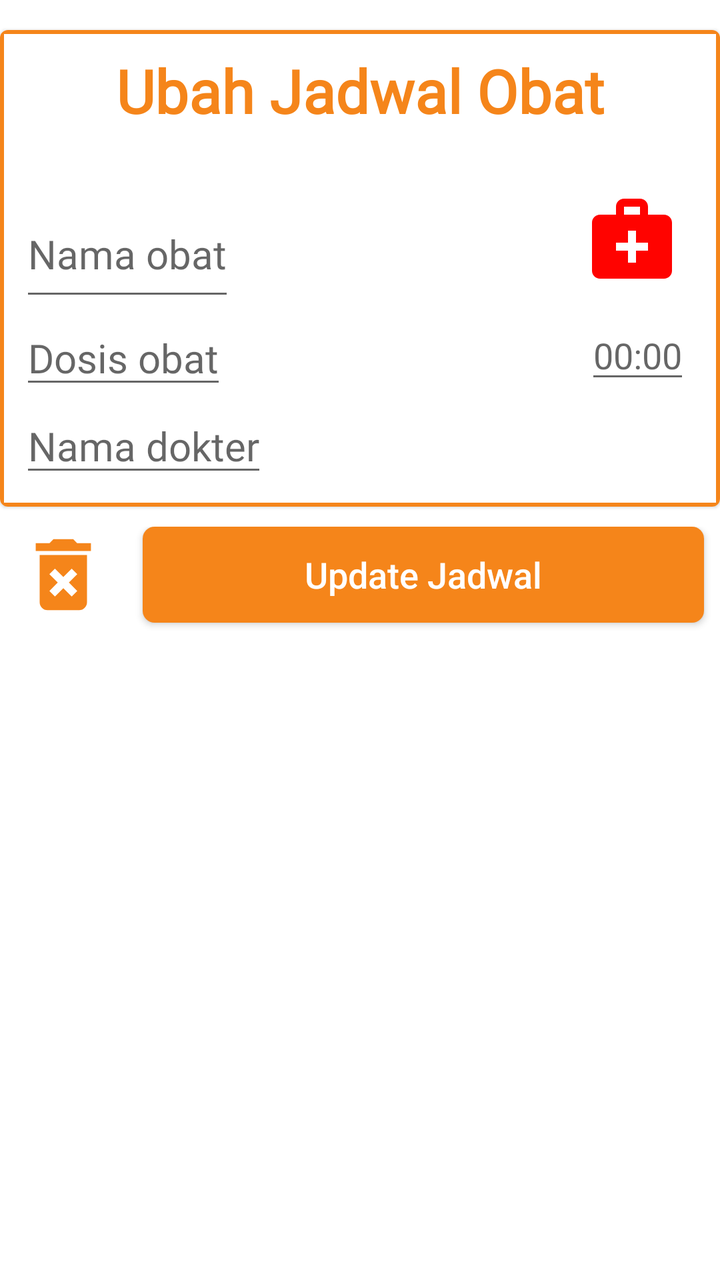
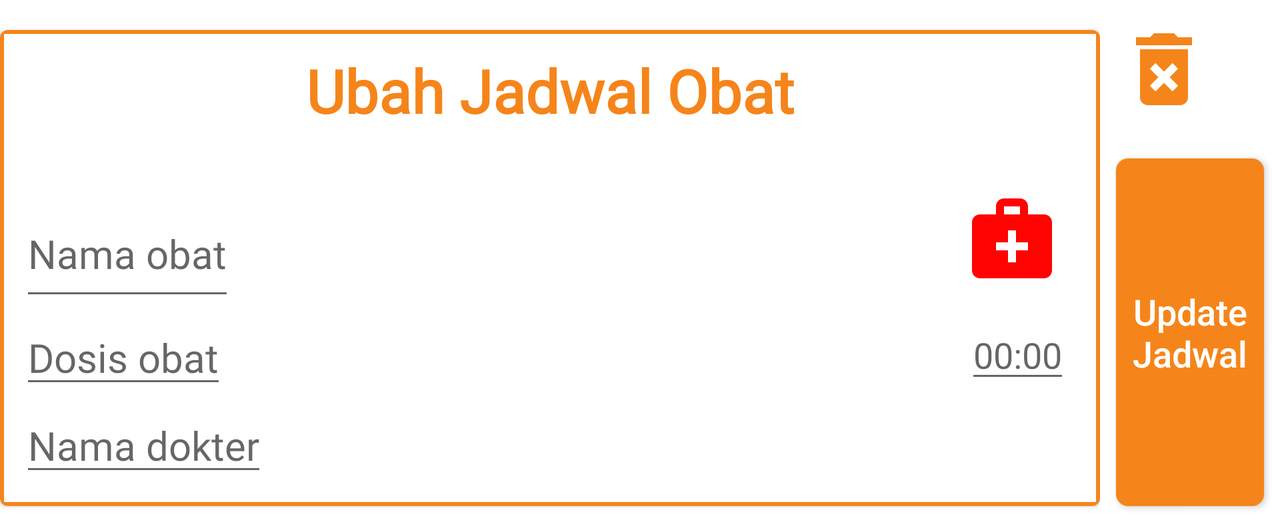

Compare how this app lays out the same screen by default and in its alternative resource folder. The renders come first, then the two layout files and the values they reference.
<!-- AndroidManifest.xml: application theme Theme.Strocare -->
<!-- res/layout/update_schedule_fragment.xml -->
<?xml version="1.0" encoding="utf-8"?>
<layout xmlns:android="http://schemas.android.com/apk/res/android"
    xmlns:app="http://schemas.android.com/apk/res-auto">

    <LinearLayout
        android:id="@+id/update_schedule_linearlayout"
        android:layout_width="match_parent"
        android:layout_height="match_parent"
        android:orientation="vertical">

        <com.google.android.material.card.MaterialCardView
            android:layout_width="match_parent"
            android:layout_height="wrap_content"
            android:layout_marginTop="15dp"
            android:layout_marginBottom="10dp"
            app:layout_constraintTop_toBottomOf="parent">

            <LinearLayout
                android:layout_width="match_parent"
                android:layout_height="wrap_content"
                android:background="@drawable/shape_card_schedule"
                android:orientation="vertical">

                <TextView
                    android:id="@+id/update_tambah_jadwal"
                    android:layout_width="match_parent"
                    android:layout_height="wrap_content"
                    android:layout_margin="10dp"
                    android:fontFamily="@font/montserrat_regular"
                    android:gravity="center"
                    android:text="@string/label_update_jadwal"
                    android:textColor="@color/accent_color"
                    android:textSize="30sp"
                    android:textStyle="bold"
                    app:layout_constraintEnd_toEndOf="parent"
                    app:layout_constraintHorizontal_bias="0.5"
                    app:layout_constraintStart_toStartOf="parent"
                    app:layout_constraintTop_toTopOf="parent" />

                <LinearLayout
                    android:layout_width="match_parent"
                    android:layout_height="70dp"
                    android:layout_marginStart="10dp"
                    android:layout_marginTop="10dp"
                    android:layout_marginEnd="10dp"
                    android:orientation="horizontal">


                    <EditText
                        android:id="@+id/update_nama_obat_field_scheduler"
                        android:layout_width="wrap_content"
                        android:layout_height="match_parent"
                        android:layout_marginTop="10dp"
                        android:fontFamily="@font/montserrat_regular"
                        android:hint="@string/nama_obat_hint"
                        android:textSize="20sp" />

                    <RelativeLayout
                        android:layout_width="match_parent"
                        android:layout_height="match_parent">

                        <ImageView
                            android:layout_width="wrap_content"
                            android:layout_height="wrap_content"
                            android:layout_alignParentEnd="true"
                            android:layout_margin="10dp"
                            android:src="@drawable/ic_medical" />

                    </RelativeLayout>

                </LinearLayout>

                <LinearLayout
                    android:layout_width="match_parent"
                    android:layout_height="match_parent"
                    android:orientation="horizontal">

                    <LinearLayout
                        android:layout_width="wrap_content"
                        android:layout_height="wrap_content"
                        android:layout_marginStart="10dp"
                        android:layout_marginEnd="10dp"
                        android:layout_marginBottom="10dp"
                        android:orientation="vertical">

                        <EditText
                            android:id="@+id/update_dosis_obat_field_scheduler"
                            android:layout_width="wrap_content"
                            android:layout_height="match_parent"
                            android:fontFamily="@font/montserrat_regular"
                            android:hint="@string/dosis_obat_hint"
                            android:textSize="20sp" />

                        <EditText
                            android:id="@+id/update_nama_dokter_field_scheduler"
                            android:layout_width="wrap_content"
                            android:layout_height="match_parent"
                            android:fontFamily="@font/montserrat_regular"
                            android:hint="@string/nama_dokter_hint"
                            android:textSize="20sp" />

                    </LinearLayout>

                    <LinearLayout
                        android:layout_width="match_parent"
                        android:layout_height="match_parent"
                        android:gravity="end"
                        android:orientation="horizontal">

                        <ImageView
                            android:layout_width="wrap_content"
                            android:layout_height="wrap_content"
                            android:layout_alignStart="@id/update_waktu_obat_field_scheduler"
                            android:layout_marginTop="10dp"
                            android:layout_marginEnd="10dp"
                            android:layout_toStartOf="@+id/tv_time_schedule"
                            android:src="@drawable/ic_time_schedule" />

                        <EditText
                            android:id="@+id/update_waktu_obat_field_scheduler"
                            android:layout_width="wrap_content"
                            android:layout_height="wrap_content"
                            android:layout_alignParentEnd="true"
                            android:layout_marginEnd="15dp"
                            android:hint="@string/waktu_placeholder"
                            android:inputType="time" />

                    </LinearLayout>
                </LinearLayout>
            </LinearLayout>

        </com.google.android.material.card.MaterialCardView>

        <LinearLayout
            android:layout_width="match_parent"
            android:layout_height="wrap_content"
            android:orientation="horizontal">

            <ImageView
                android:id="@+id/button_delete_schedule"
                android:layout_width="wrap_content"
                android:layout_height="wrap_content"
                android:src="@drawable/ic_delete"
                android:layout_gravity="start"
                android:layout_marginStart="8dp"
                android:layout_marginTop="10dp"
                android:layout_marginEnd="8dp"
                android:layout_marginBottom="10dp"
                android:layout_weight="1"
                />

            <android.widget.Button
                android:id="@+id/button_update_schedule"
                android:layout_width="match_parent"
                android:layout_height="wrap_content"
                android:textSize="18sp"
                android:layout_gravity="end"
                android:layout_marginStart="8dp"
                android:layout_marginTop="10dp"
                android:layout_marginEnd="8dp"
                android:layout_marginBottom="10dp"
                android:elevation="4dp"
                android:text="@string/update_jadwal"
                android:textAllCaps="false"
                android:textColor="@color/white"
                android:background="@drawable/shape_button_general"
                android:layout_weight="80"/>

        </LinearLayout>

    </LinearLayout>

</layout>
<!-- resources referenced by this layout -->
<resources>
  <color name="accent_color">#F5851A</color>
  <color name="white">#FFFFFFFF</color>
  <!-- drawable ic_delete (drawable) -->
  <vector android:height="48dp" android:tint="#F5851A"
      android:viewportHeight="24" android:viewportWidth="24"
      android:width="48dp" xmlns:android="http://schemas.android.com/apk/res/android">
      <path android:fillColor="@android:color/white" android:pathData="M6,19c0,1.1 0.9,2 2,2h8c1.1,0 2,-0.9 2,-2L18,7L6,7v12zM8.46,11.88l1.41,-1.41L12,12.59l2.12,-2.12 1.41,1.41L13.41,14l2.12,2.12 -1.41,1.41L12,15.41l-2.12,2.12 -1.41,-1.41L10.59,14l-2.13,-2.12zM15.5,4l-1,-1h-5l-1,1L5,4v2h14L19,4z"/>
  </vector>
  <!-- drawable ic_medical (drawable) -->
  <vector xmlns:android="http://schemas.android.com/apk/res/android"
      android:width="48dp"
      android:height="48dp"
      android:tint="#FF0300"
      android:viewportWidth="24"
      android:viewportHeight="24">
      <path
          android:fillColor="@android:color/white"
          android:pathData="M20,6h-4V4c0,-1.1 -0.9,-2 -2,-2h-4C8.9,2 8,2.9 8,4v2H4C2.9,6 2,6.9 2,8v12c0,1.1 0.9,2 2,2h16c1.1,0 2,-0.9 2,-2V8C22,6.9 21.1,6 20,6zM10,4h4v2h-4V4zM16,15h-3v3h-2v-3H8v-2h3v-3h2v3h3V15z" />
  </vector>
  <!-- drawable shape_button_general (drawable) -->
  <?xml version="1.0" encoding="utf-8"?>
  <shape xmlns:android="http://schemas.android.com/apk/res/android"
      android:shape="rectangle">
      <solid android:color="@color/accent_color" />
  
      <corners android:radius="6dp"/>
  
  </shape>
  <!-- drawable shape_card_schedule (drawable) -->
  <?xml version="1.0" encoding="utf-8"?>
  <shape xmlns:android="http://schemas.android.com/apk/res/android"
      android:shape="rectangle">
      <solid android:color="@android:color/white" />
      <stroke
          android:width="2dp"
          android:color="@color/accent_color"/>
  
      <corners android:radius="1dp"/>
  
  </shape>
  <string name="dosis_obat_hint">Dosis obat</string>
  <string name="label_update_jadwal">Ubah Jadwal Obat</string>
  <string name="nama_dokter_hint">Nama dokter</string>
  <string name="nama_obat_hint">Nama obat</string>
  <string name="update_jadwal">Update Jadwal</string>
  <string name="waktu_placeholder">00:00</string>
  <style name="Theme.Strocare" parent="Theme.MaterialComponents.DayNight.NoActionBar">
          
          <item name="colorPrimary">@color/white</item>
          <item name="colorPrimaryVariant">@color/main_color</item>
          <item name="colorOnPrimary">@color/white</item>
          <item name="colorAccent">@color/accent_color</item>
          
          <item name="android:statusBarColor" tools:targetApi="l">?attr/colorPrimaryVariant</item>
      </style>
  <color name="main_color">#1B2532</color>
</resources>
<!-- res/layout-land/update_schedule_fragment.xml (the repository's variant of the layout above) -->
<!-- drawn on the phone turned sideways -->
<?xml version="1.0" encoding="utf-8"?>
<layout xmlns:android="http://schemas.android.com/apk/res/android"
    xmlns:app="http://schemas.android.com/apk/res-auto">

    <LinearLayout
        android:id="@+id/update_schedule_linearlayout"
        android:layout_width="match_parent"
        android:layout_height="wrap_content"
        android:orientation="horizontal">

        <LinearLayout
            android:layout_width="550dp"
            android:layout_height="wrap_content"
            android:orientation="horizontal">

            <com.google.android.material.card.MaterialCardView
                android:layout_width="match_parent"
                android:layout_height="wrap_content"
                android:layout_marginTop="15dp"
                android:layout_marginBottom="10dp"
                app:layout_constraintTop_toBottomOf="parent">

                <LinearLayout
                    android:layout_width="wrap_content"
                    android:layout_height="wrap_content"
                    android:background="@drawable/shape_card_schedule"
                    android:orientation="vertical">


                    <TextView
                        android:id="@+id/update_tambah_jadwal"
                        android:layout_width="match_parent"
                        android:layout_height="wrap_content"
                        android:layout_margin="10dp"
                        android:fontFamily="@font/montserrat_regular"
                        android:gravity="center"
                        android:text="@string/label_update_jadwal"
                        android:textColor="@color/accent_color"
                        android:textSize="30sp"
                        android:textStyle="bold"
                        app:layout_constraintEnd_toEndOf="parent"
                        app:layout_constraintHorizontal_bias="0.5"
                        app:layout_constraintStart_toStartOf="parent"
                        app:layout_constraintTop_toTopOf="parent" />

                    <LinearLayout
                        android:layout_width="match_parent"
                        android:layout_height="70dp"
                        android:layout_marginStart="10dp"
                        android:layout_marginTop="10dp"
                        android:layout_marginEnd="10dp"
                        android:orientation="horizontal">


                        <EditText
                            android:id="@+id/update_nama_obat_field_scheduler"
                            android:layout_width="wrap_content"
                            android:layout_height="match_parent"
                            android:layout_marginTop="10dp"
                            android:fontFamily="@font/montserrat_regular"
                            android:hint="@string/nama_obat_hint"
                            android:textSize="20sp" />

                        <RelativeLayout
                            android:layout_width="match_parent"
                            android:layout_height="match_parent">

                            <ImageView
                                android:layout_width="wrap_content"
                                android:layout_height="wrap_content"
                                android:layout_alignParentEnd="true"
                                android:layout_margin="10dp"
                                android:src="@drawable/ic_medical" />

                        </RelativeLayout>

                    </LinearLayout>

                    <LinearLayout
                        android:layout_width="match_parent"
                        android:layout_height="match_parent"
                        android:orientation="horizontal">

                        <LinearLayout
                            android:layout_width="wrap_content"
                            android:layout_height="wrap_content"
                            android:layout_marginStart="10dp"
                            android:layout_marginEnd="10dp"
                            android:layout_marginBottom="10dp"
                            android:orientation="vertical">

                            <EditText
                                android:id="@+id/update_dosis_obat_field_scheduler"
                                android:layout_width="wrap_content"
                                android:layout_height="match_parent"
                                android:fontFamily="@font/montserrat_regular"
                                android:hint="@string/dosis_obat_hint"
                                android:textSize="20sp" />

                            <EditText
                                android:id="@+id/update_nama_dokter_field_scheduler"
                                android:layout_width="wrap_content"
                                android:layout_height="match_parent"
                                android:fontFamily="@font/montserrat_regular"
                                android:hint="@string/nama_dokter_hint"
                                android:textSize="20sp" />

                        </LinearLayout>

                        <LinearLayout
                            android:layout_width="match_parent"
                            android:layout_height="match_parent"
                            android:gravity="end"
                            android:orientation="horizontal">

                            <ImageView
                                android:layout_width="wrap_content"
                                android:layout_height="wrap_content"
                                android:layout_alignStart="@id/update_waktu_obat_field_scheduler"
                                android:layout_marginTop="10dp"
                                android:layout_marginEnd="10dp"
                                android:layout_toStartOf="@+id/tv_time_schedule"
                                android:src="@drawable/ic_time_schedule" />

                            <EditText
                                android:id="@+id/update_waktu_obat_field_scheduler"
                                android:layout_width="wrap_content"
                                android:layout_height="wrap_content"
                                android:layout_alignParentEnd="true"
                                android:layout_marginEnd="15dp"
                                android:hint="@string/waktu_placeholder"
                                android:inputType="time" />

                        </LinearLayout>
                    </LinearLayout>
                </LinearLayout>

            </com.google.android.material.card.MaterialCardView>


        </LinearLayout>
        <LinearLayout
            android:layout_width="match_parent"
            android:layout_height="match_parent"
            android:orientation="vertical"
            android:layout_gravity="end|bottom">

            <ImageView
                android:id="@+id/button_delete_schedule"
                android:layout_width="wrap_content"
                android:layout_height="wrap_content"
                android:layout_gravity="start"
                android:layout_marginStart="8dp"
                android:layout_marginTop="10dp"
                android:layout_marginEnd="8dp"
                android:layout_marginBottom="10dp"
                android:layout_weight="1"
                android:src="@drawable/ic_delete"
                />

            <android.widget.Button
                android:id="@+id/button_update_schedule"
                android:layout_width="match_parent"
                android:layout_height="wrap_content"
                android:layout_gravity="end"
                android:layout_marginStart="8dp"
                android:layout_marginTop="10dp"
                android:layout_marginEnd="8dp"
                android:layout_marginBottom="10dp"
                android:layout_weight="80"
                android:background="@drawable/shape_button_general"
                android:elevation="4dp"
                android:text="@string/update_jadwal"
                android:textAllCaps="false"
                android:textColor="@color/white"
                android:textSize="18sp" />

        </LinearLayout>

    </LinearLayout>

</layout>
